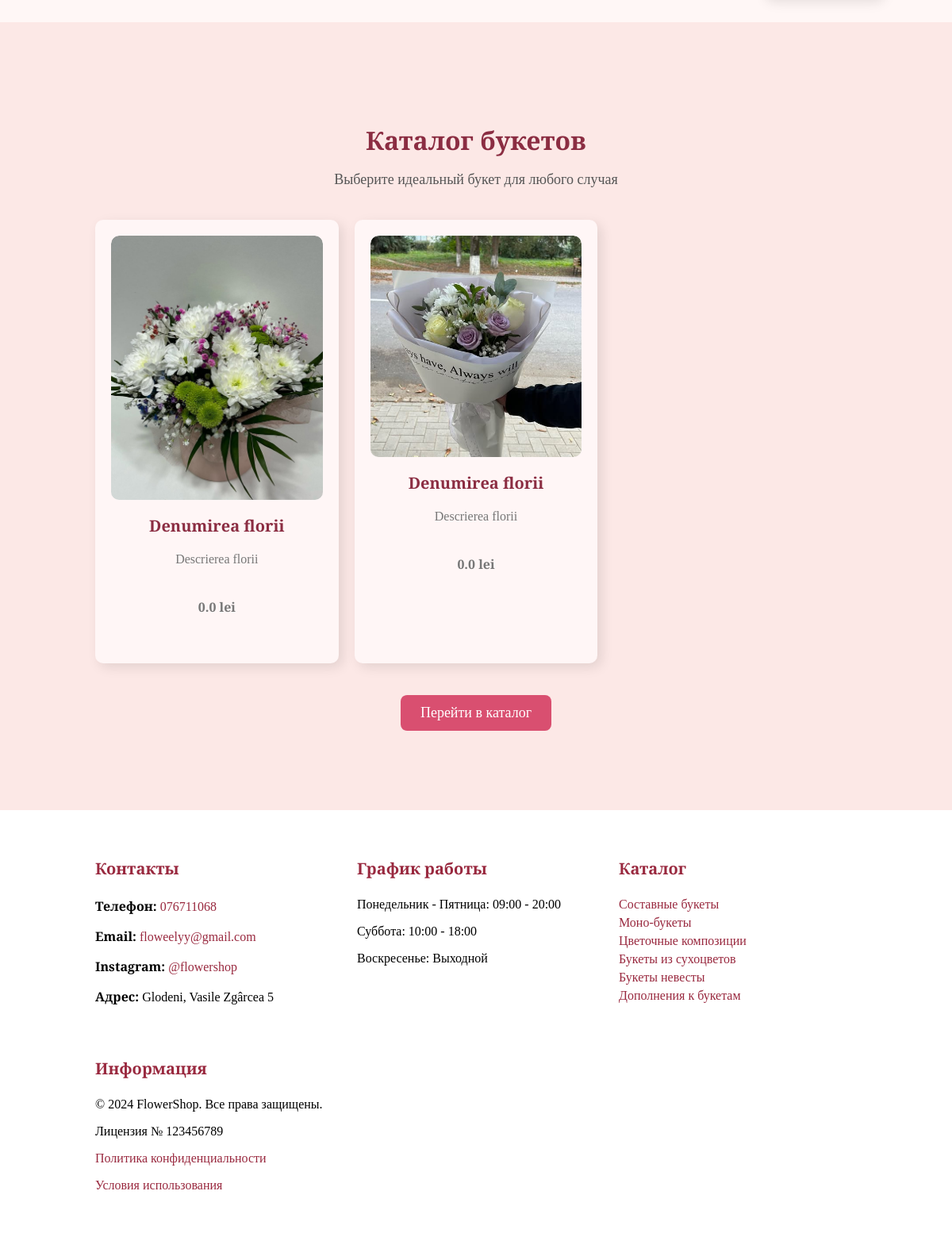
Before: / (lower part) with the older database file.
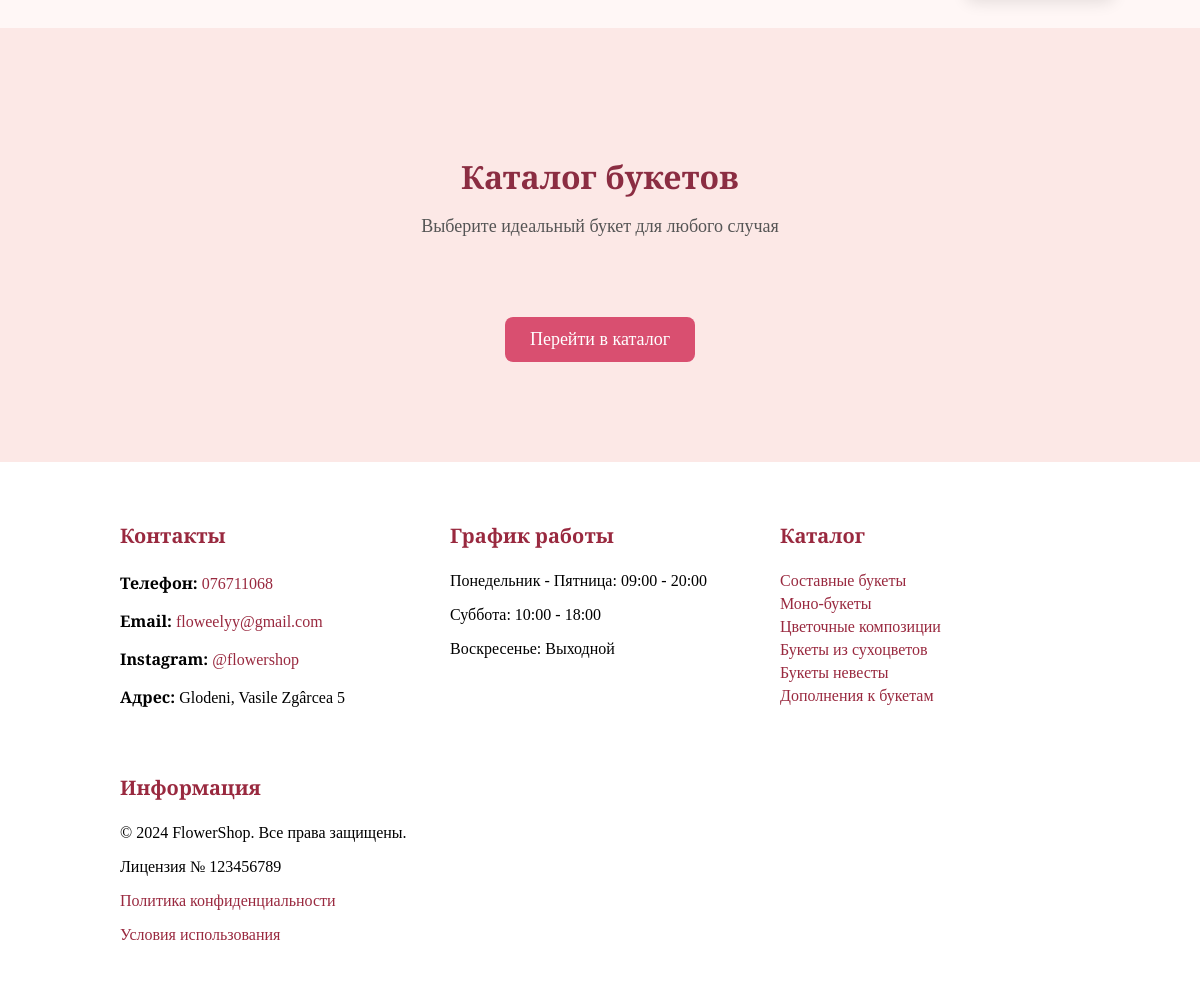
After: the same page with the newer database file.
### app/models.py (models this page shows, shortened)
class Flower(db.Model):
    id = db.Column(db.Integer, primary_key=True)
    name = db.Column(db.String(100), nullable=False)
    description = db.Column(db.Text, nullable=False)
    price = db.Column(db.Float, nullable=False)
    image_url = db.Column(db.String(200), nullable=True)

### app/routes.py (the view)
@main_bp.route('/')
def index():
    flowers = Flower.query.all()
    return render_template('index.html', flowers=flowers)

### app/templates/index.html (shortened to what this page needs)
<!DOCTYPE html>
<html lang="en">
<head>
  <link rel="stylesheet" href="{{ url_for('static', filename='css/main.css') }}">
  <link rel="stylesheet" href="https://cdnjs.cloudflare.com/ajax/libs/font-awesome/5.15.3/css/all.min.css">
</head>
<body>
    {% include 'navbar.html' %}
  <section class="about">
  </section>
  {% include 'catalog.html' %}
  {% include 'footer.html' %}
</body>
</html>

### app/templates/navbar.html (shortened to what this page needs)
<link rel="stylesheet" href="{{ url_for('static', filename='css/navbar.css') }}">
<link rel="stylesheet" href="https://cdnjs.cloudflare.com/ajax/libs/font-awesome/5.15.3/css/all.min.css">

### app/templates/catalog.html
<link rel="stylesheet" href="{{ url_for('static', filename='css/catalog.css') }}">
<section class="catalog">
    <div class="catalog-container">
        <h2>Каталог букетов</h2>
        <p>Выберите идеальный букет для любого случая</p>
        <div class="bouquet-grid">
            {% for flower in flowers %}
            <div class="bouquet-item">
                <div class="bouquet-image">
                    <img src="{{ flower.image_url or url_for('static', filename='images/default.jpg') }}" alt="{{ flower.name }}">
                </div>
                <div class="bouquet-content">
                    <h3>{{ flower.name }}</h3>
                    <p>{{ flower.description }}</p>
                    <p><strong>{{ flower.price }} lei</strong></p>
                </div>
            </div>
            {% endfor %}
        </div>
        <a href="/catalog" class="btn catalog-btn">Перейти в каталог</a>
    </div>
</section>

### app/templates/footer.html
<link rel="stylesheet" href="{{ url_for('static', filename='css/footer.css') }}">
<footer class="footer">
    <div class="footer-container">
        <div class="footer-section contact">
            <h3>Контакты</h3>
            <p><strong>Телефон:</strong> <a href="tel:076711068">076711068</a></p>
            <p><strong>Email:</strong> <a href="mailto:flowershop@gmail.com">floweelyy@gmail.com</a></p>
            <p><strong>Instagram:</strong> <a href="https://instagram.com/flowershop" target="_blank">@flowershop</a></p>
            <p><strong>Адрес:</strong> Glodeni, Vasile Zgârcea 5</p>
        </div>
        <div class="footer-section schedule">
            <h3>График работы</h3>
            <p>Понедельник - Пятница: 09:00 - 20:00</p>
            <p>Суббота: 10:00 - 18:00</p>
            <p>Воскресенье: Выходной</p>
        </div>
        <div class="footer-section footer-catalog">
            <h3>Каталог</h3>
            <ul>
                <li><a href="catalog.html">Составные букеты</a></li>
                <li><a href="catalog.html">Моно-букеты</a></li>
                <li><a href="catalog.html">Цветочные композиции</a></li>
                <li><a href="catalog.html">Букеты из сухоцветов</a></li>
                <li><a href="catalog.html">Букеты невесты</a></li>
                <li><a href="catalog.html">Дополнения к букетам</a></li>
            </ul>
        </div>
        <div class="footer-section license">
            <h3>Информация</h3>
            <p>© 2024 FlowerShop. Все права защищены.</p>
            <p>Лицензия № 123456789</p>
            <p><a href="privacy-policy.html">Политика конфиденциальности</a></p>
            <p><a href="terms.html">Условия использования</a></p>
        </div>
    </div>
</footer>

### app/static/css/main.css (style rules this page uses)
body { margin: 0; padding: 0; background-color: #fff6f6; font-family: 'Playfair Display', serif; }
h2 { color: #8b2d42; font-size: 28px; }
h3 { color: #8b2d42; font-size: 25px; }
.btn { display: inline-block; margin-top: 40px; padding: 12px 25px; background: #d94f70; color: #fff; text-decoration: none; font-size: 18px; border-radius: 8px; border: 0; transition: 0.3s; }
.about { background: #fff7f6; padding: 80px 0; }

### app/static/css/catalog.css (style rules this page uses)
.catalog { background: #fce8e6; padding: 100px 0; text-align: center; }
.catalog-container { width: 80%; margin: 0 auto; }
.catalog h2 { font-size: 32px; color: #8b2d42; margin-bottom: 15px; }
.catalog p { font-size: 18px; color: #555; margin-bottom: 40px; }

### app/static/css/footer.css (style rules this page uses)
.footer { background: #fff; color: black; padding: 40px 0; font-size: 16px; }
.footer-container { width: 80%; margin: 0 auto; display: flex; flex-wrap: wrap; justify-content: space-between; gap: 30px; }
.footer-section { flex: 1; min-width: 220px; }
.footer h3 { color: #99293f; font-size: 20px; margin-bottom: 15px; border-bottom: 2px solid #fff; padding-bottom: 5px; }
.footer a { color: #99293f; text-decoration: none; transition: 0.3s; }
.footer ul { list-style: none; padding: 0; }
.footer ul li { margin-bottom: 5px; }

Changed rows visible on the page:
removed Flower: image_url (picture), name "Denumirea florii", description "Descrierea florii", price "0.0"
removed Flower: image_url (picture), name "Denumirea florii", description "Descrierea florii", price "0.0"
